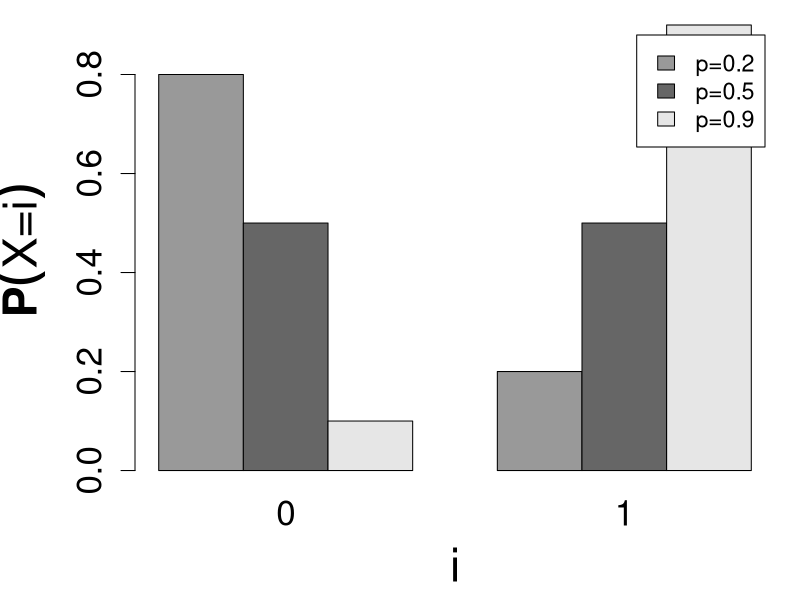
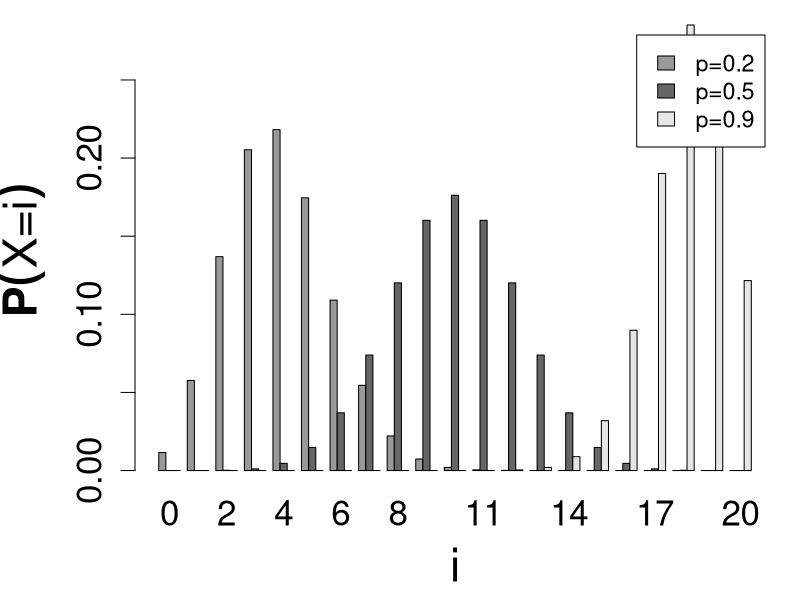
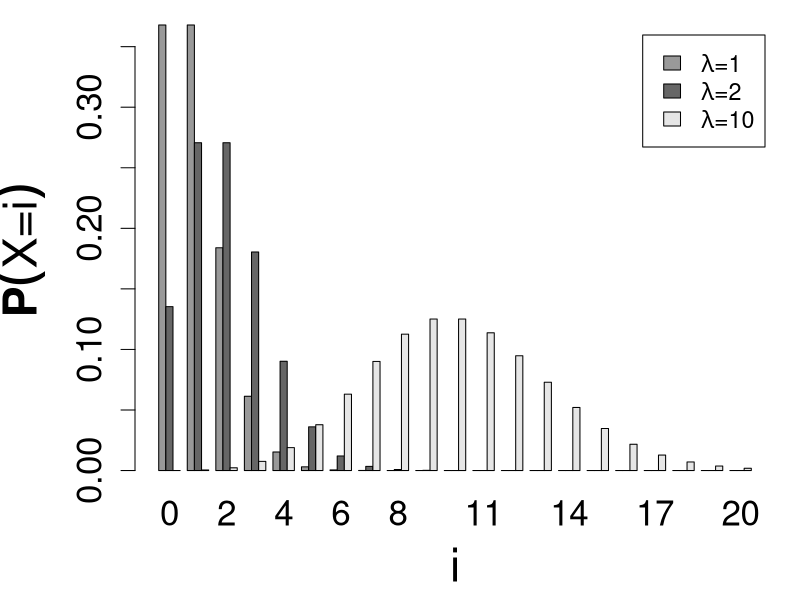
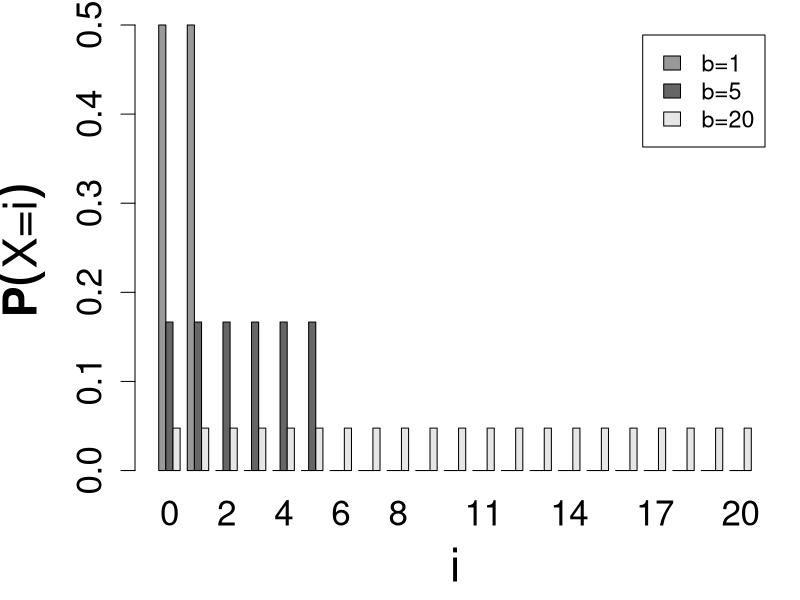
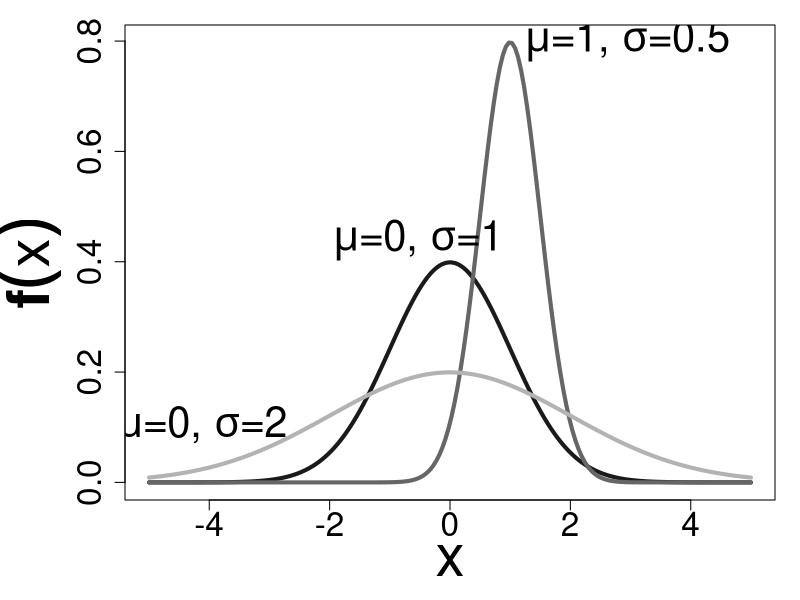
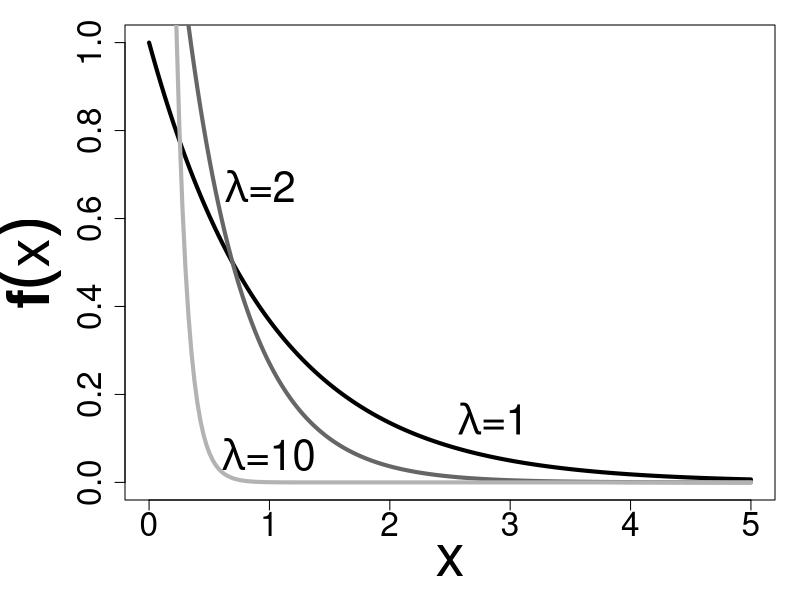
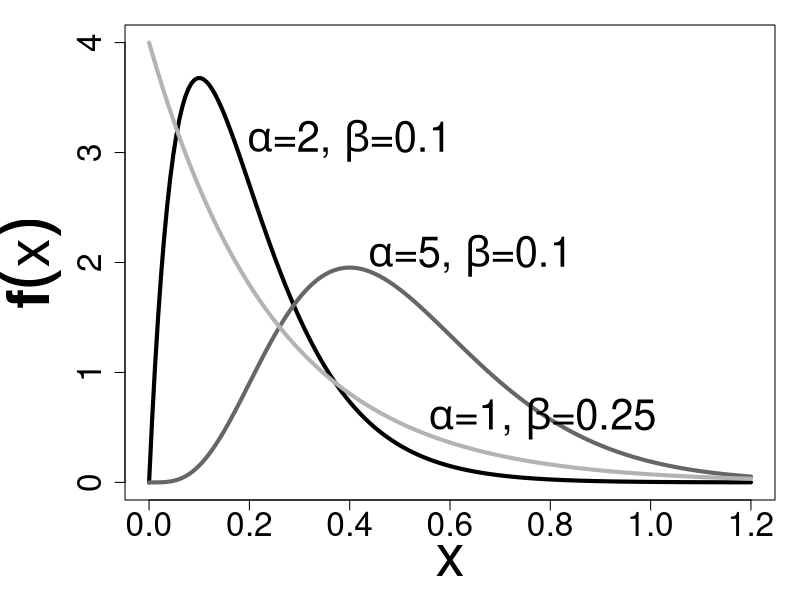
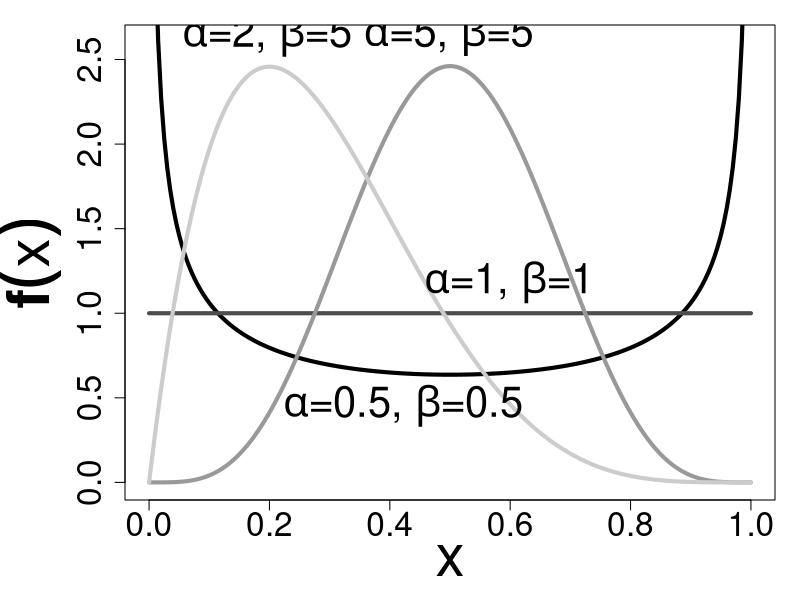

Here is the R script that generated these plots, in order:
###
### demo        generates plots of several distributions
###
### 2001 written by Ralf Herbrich
### Microsoft Research Cambridge
###
### 2019 modified by Ralf Herbrich
### Amazon Development Center Germany
###
### (c) 2001 Microsoft Corporation. Reproduced with permission. All rights reserved.

############################################################
## density of the discrete uniform distribution 
############################################################

duniform <- function (i, min=0, max=1) {
  ret <- rep (0, length (i));
  ret [i >= min & i <= max] <- 1/(max - min + 1);
  
  return (ret);
}

############################################################
## DISCRETE probability distributions
############################################################

plot.discrete <- function (output) {
  ## Bernoulli distribution
  i <- 0:1;

  X <- rbind (dbinom (i, size=1, prob=0.2),
              dbinom (i, size=1, prob=0.5),
              dbinom (i, size=1, prob=0.9));
  rownames (X) <- c ("p=0.2", "p=0.5", "p=0.9");
  colnames (X) <- c ("0", "1");

  if (output == 'PS') {
    postscript (file="distribution_bernoulli.ps", horizontal=TRUE);
  }
  par (cex.axis=1.5, cex.lab=2.0, cex=1.4);
  par (mai=c (1.25,1.35,0.25,0.25));
  barplot (X, beside=TRUE,
           legend.text=rownames (X),
           col = c (gray (0.6), gray (0.4), gray (0.9)),
           ylab = expression (paste (bold (P), group ("(", "X=i", ")"))),
           xlab = "i");
  if (output == 'PS') {
    cat ("[Bernoulli plot generated]\n");
  } else {
    readline("Press any key for next plot");
  }
  dev.off ();
  
  ## Binomial distribution
  i <- 0:20;

  X <- rbind (dbinom (i, size=20, prob=0.2),
              dbinom (i, size=20, prob=0.5),
              dbinom (i, size=20, prob=0.9));
  rownames (X) <- c ("p=0.2", "p=0.5", "p=0.9");
  colnames (X) <- c ("0", "1", "2", "3", "4", "5", "6", "7", "8", "9", "10",
                     "11", "12", "13", "14", "15", "16", "17", "18", "19",
                     "20");

  if (output == 'PS') {
    postscript (file="distribution_binomial.ps", horizontal=TRUE);
  }
  par (cex.axis=1.5, cex.lab=2.0, cex=1.4);
  par (mai=c (1.25,1.35,0.25,0.25));
  barplot (X, beside=TRUE,
           legend.text=rownames (X),
           col = c (gray (0.6), gray (0.4), gray (0.9)),
           ylab = expression (paste (bold (P), group ("(", "X=i", ")"))),
           xlab = "i");
  if (output == 'PS') {
    cat ("[Binomial plot generated]\n");
  } else {
    readline("Press any key for next plot");
  }
  dev.off ();

  ## Poisson distribution
  i <- 0:20;

  X <- rbind (dpois (i, lambda=1),
              dpois (i, lambda=2),
              dpois (i, lambda=10));
  leg <- c (expression (paste (lambda, "=1")),
            expression (paste (lambda, "=2")),
            expression (paste (lambda, "=10")));
  colnames (X) <- c ("0", "1", "2", "3", "4", "5", "6", "7", "8", "9", "10",
                     "11", "12", "13", "14", "15", "16", "17", "18", "19",
                     "20");

  if (output == 'PS') {
    postscript (file="distribution_poisson.ps", horizontal=TRUE);
  }
  par (cex.axis=1.5, cex.lab=2.0, cex=1.4);
  par (mai=c (1.25,1.35,0.25,0.25));
  barplot (X, beside=TRUE,
           legend.text = leg,
           col = c (gray (0.6), gray (0.4), gray (0.9)),
           ylab = expression (paste (bold (P), group ("(", "X=i", ")"))),
           xlab = "i");
  if (output == 'PS') {
    cat ("[Poisson plot generated]\n");
  } else {
    readline("Press any key for next plot");
  }
  dev.off ();

  ## Uniform distribution
  i <- 0:20;

  X <- rbind (duniform (i, min=0, max=1),
              duniform (i, min=0, max=5),
              duniform (i, min=0, max=20));
              
  rownames (X) <- c ("b=1", "b=5", "b=20");
  colnames (X) <- c ("0", "1", "2", "3", "4", "5", "6", "7", "8", "9", "10",
                     "11", "12", "13", "14", "15", "16", "17", "18", "19",
                     "20");

  if (output == 'PS') {
    postscript (file="distribution_uniform.ps", horizontal=TRUE);
  }
  par (cex.axis=1.5, cex.lab=2.0, cex=1.4);
  par (mai=c (1.25,1.35,0.25,0.25));
  barplot (X, beside=TRUE,
           legend.text = rownames (X),
           col = c (gray (0.6), gray (0.4), gray (0.9)),
           ylab = expression (paste (bold (P), group ("(", "X=i", ")"))),
           xlab = "i");
  if (output == 'PS') {
    cat ("[Uniform plot generated]\n");
  } else {
    readline("Press any key for next plot");
  }
  dev.off ();
}

############################################################
## CONTINOUS probability distributions
############################################################

plot.continous <- function (output) {
  ## Normal distribution
  x <- seq (-5, 5, length=200);

  X <- rbind (dnorm (x, mean=0, sd=1),
              dnorm (x, mean=1, sd=0.5),
              dnorm (x, mean=0, sd=2));
  
  if (output == "PS") {
    postscript (file="distribution_normal.ps", horizontal=TRUE);
  }
  par (mai=c (1.0,1.25,0.25,0.25));
  plot (c (-5, 5), range (X), type="n",
        ylab = expression (paste (bold (f), group ("(", "x", ")"))),
        xlab="x", cex.lab=3.5, cex.axis=2);
  lines (x, X [1,], lwd=4, col=gray (0.1));
  lines (x, X [2,], lwd=4, col=gray (0.4));
  lines (x, X [3,], lwd=4, col=gray (0.7));

  text (x [90],  X [1,95],
        expression (paste (mu, "=0, ", sigma, "=1")),   cex=2.5, pos=3);
  text (x [122], X [2,122], 
        expression (paste (mu, "=1, ", sigma, "=0.5")), cex=2.5, pos=4);
  text (x [50],  X [3,50],
        expression (paste (mu, "=0, ", sigma, "=2")),   cex=2.5, pos=2);
  if (output == 'PS') {
    cat ("[Normal plot generated]\n");
  } else {
    readline("Press any key for next plot");
  }
  dev.off ();
  
  ## Exponential distribution
  x <- seq (0, 5, length=200);

  X <- rbind (dexp (x, rate=1),
              dexp (x, rate=2),
              dexp (x, rate=10));

  if (output == 'PS') {
    postscript (file="distribution_exponential.ps", horizontal=TRUE);
  }
  par (mai=c (1.0,1.25,0.25,0.25));
  plot (c (0, 5), c (0, 1), type="n",
        ylab = expression (paste (bold (f), group ("(", "x", ")"))),
        xlab="x", cex.lab=3.5, cex.axis=2);
  lines (x, X [1,], lwd=4, col=gray (0.0));
  lines (x, X [2,], lwd=4, col=gray (0.4));
  lines (x, X [3,], lwd=4, col=gray (0.7));

  text (x [100], X [1,100]+0.05,
        expression (paste (lambda, "=1")),  cex=2.5, pos=4);
  text (x [23], X [2,23], 
        expression (paste (lambda, "=2")),  cex=2.5, pos=4);
  text (x [22], X [3,22],
        expression (paste (lambda, "=10")), cex=2.5, pos=4);
  if (output == 'PS') {
    cat ("[Exponential plot generated]\n");
  } else {
    readline("Press any key for next plot");
  }
  dev.off ();
  
  ## Gamma distribution
  x <- seq (0, 1.2, length=200);

  X <- rbind (dgamma (x, shape=2, scale=0.1),
              dgamma (x, shape=5, scale=0.1),
              dgamma (x, shape=1, scale=0.25));

  if (output == 'PS') {
    postscript (file="distribution_gamma.ps", horizontal=TRUE);
  }  
  par (mai=c (1.0,1.25,0.25,0.25));
  plot (range (x), c (0, 4), type="n",
        ylab = expression (paste (bold (f), group ("(", "x", ")"))),
        xlab="x", cex.lab=3.5, cex.axis=2);
  lines (x, X [1,], lwd=4, col=gray (0.0));
  lines (x, X [2,], lwd=4, col=gray (0.4));
  lines (x, X [3,], lwd=4, col=gray (0.7));

  text (x [30], X [1,30],
        expression (paste (alpha, "=2, ", beta, "=0.1")),  cex=2.5, pos=4);
  text (x [70], X [2,70] + 0.05, 
        expression (paste (alpha, "=5, ", beta, "=0.1")),  cex=2.5, pos=4);
  text (x [90], X [3,90] + 0.05,
        expression (paste (alpha, "=1, ", beta, "=0.25")),  cex=2.5, pos=4);
  if (output == 'PS') {
    cat ("[Gamma plot generated]\n");
  } else {
    readline("Press any key for next plot");
  }
  dev.off ();
  
  ## Beta distribution
  x <- seq (0, 1, length=200);

  X <- rbind (dbeta (x, shape1=0.5, shape2=0.5),
              dbeta (x, shape1=1, shape2=1),
              dbeta (x, shape1=5, shape2=5),
              dbeta (x, shape1=2, shape2=5));

  if (output == 'PS') {
    postscript (file="distribution_beta.ps", horizontal=TRUE);
  }  
  par (mai=c (1.0,1.25,0.25,0.25));
  plot (range (x), c (0, 2.6), type="n",
        ylab = expression (paste (bold (f), group ("(", "x", ")"))),
        xlab="x", cex.lab=3.5, cex.axis=2);
  lines (x, X [1,], lwd=4, col=gray (0.0));
  lines (x, X [2,], lwd=4, col=gray (0.3));
  lines (x, X [3,], lwd=4, col=gray (0.6));
  lines (x, X [4,], lwd=4, col=gray (0.8));

  text (x [85], X [1,85] - 0.05,
        expression (paste (alpha, "=0.5, ", beta, "=0.5")),  cex=2.5, pos=1);
  text (x [120], X [2,120], 
        expression (paste (alpha, "=1, ", beta, "=1")),  cex=2.5, pos=3);
  text (x [100], X [3,100],
        expression (paste (alpha, "=5, ", beta, "=5")),  cex=2.5, pos=3);
  text (x [40], X [4,40],
        expression (paste (alpha, "=2, ", beta, "=5")),  cex=2.5, pos=3);
  if (output == 'PS') {
    cat ("[Beta plot generated]\n");
  } else {
    readline("Press any key for next plot");
  }
  dev.off ();
  
}

############################################################
## NORMAL DENSITY plot
############################################################

plot.normal <- function (output) {
  ## Normal distribution
  x <- seq (-3, 3, length=50);
  y <- seq (-3, 3, length=50);

  ## define the orientation and excentritiy of the covariance ellipses
  sigma.x <- c (1, 1/2);
  sigma.y <- c (1, 1);
  rho <- c (0, 0.5);

  for (j in 1:length (rho)) {
    ## compute the density 
    z <- outer (x, y, function (x, y) {
      
      ## compute the covariance matrix
      C <- diag (c (sigma.x [j], sigma.y [j])) %*%
        cbind (c (1, rho [j]), c (rho [j], 1)) %*%
          diag (c (sigma.x [j], sigma.y [j]));

      ## invert this matrix and compute the normalisation constant
      norm <- 1/(2 * pi * sqrt (det (C)));
      ret <- double (0);
      C.inv <- solve (C);
      
      ## compute the plot point by point
      for (i in 1:length (x)) {
        ret <- c (ret, norm * exp (-1/2 *
                                   rbind (c (x [i], y [i])) %*% C.inv %*%
                                   cbind (c (x [i], y [i]))));
      }
      return (ret);
    });
  
    if (output == 'PS') {
      postscript (file=paste ("multi_normal", j, ".ps", sep=""),
                  horizontal=TRUE);
    }
    persp (x, y, z, theta=50, phi=20, shade=0.2,
           lwd=0.5, ticktype="detailed", xlab="x", ylab="y",
           zlab="density", cex.lab=1.2);
    
    if (output == 'PS') {
      cat ("[Multidimensional normal no", j, "plot created]\n");
    } else {
      readline("Press any key for next plot");
    }
    dev.off ();
  }
}

############################################################
## BOOK code
############################################################

book <- function (output='SCREEN') {
  plot.discrete (output);
  plot.continous (output);
  plot.normal (output);
}

book()
